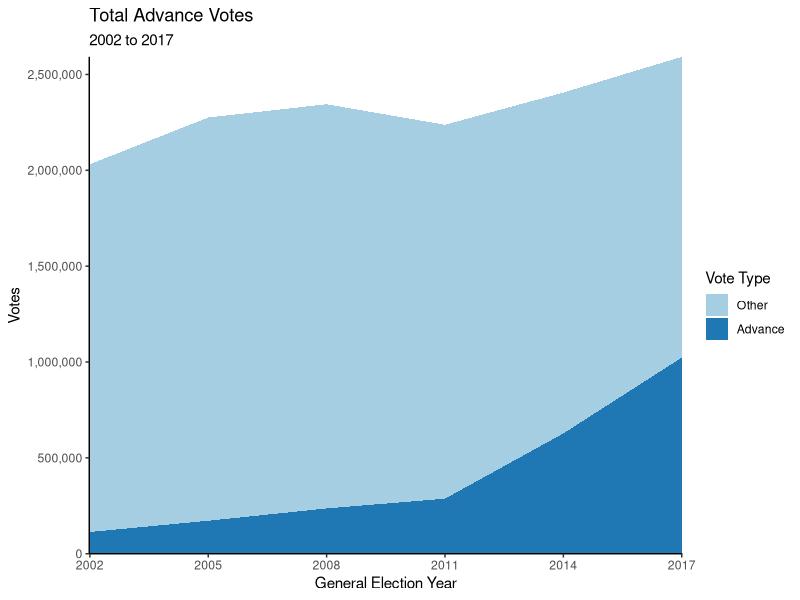
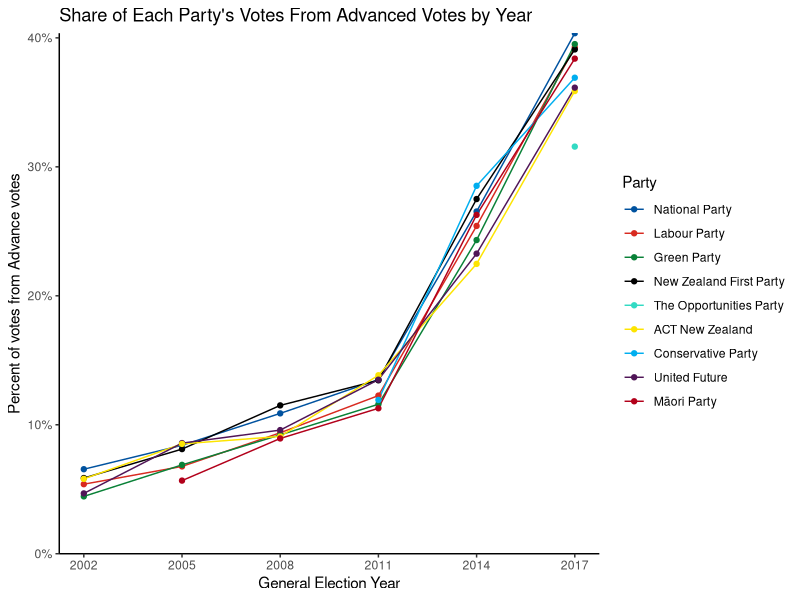
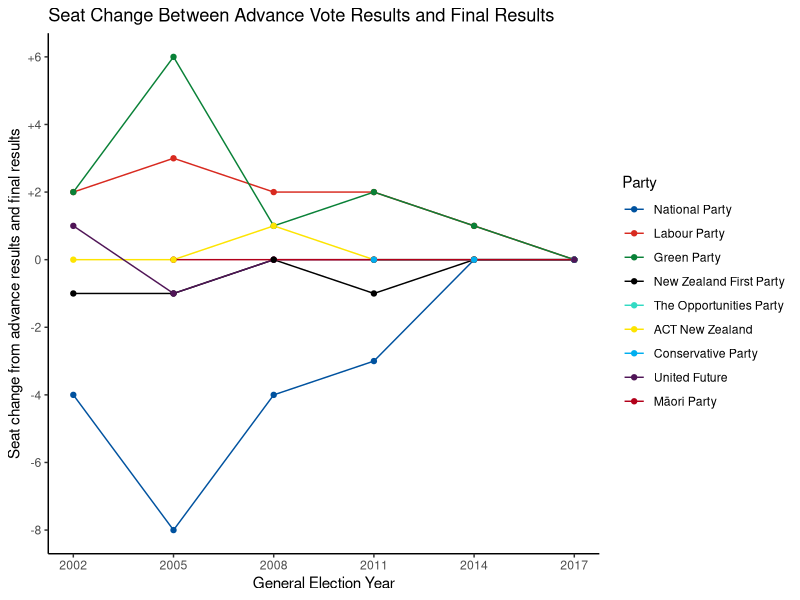
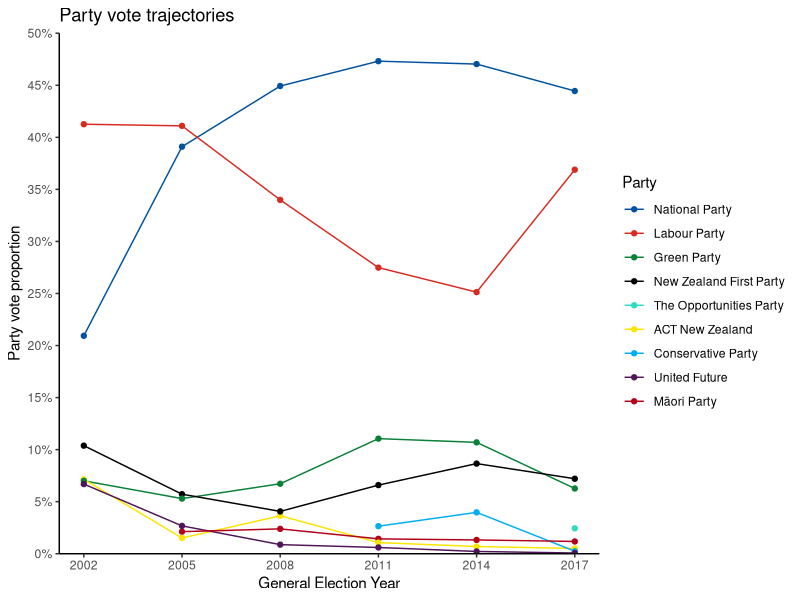
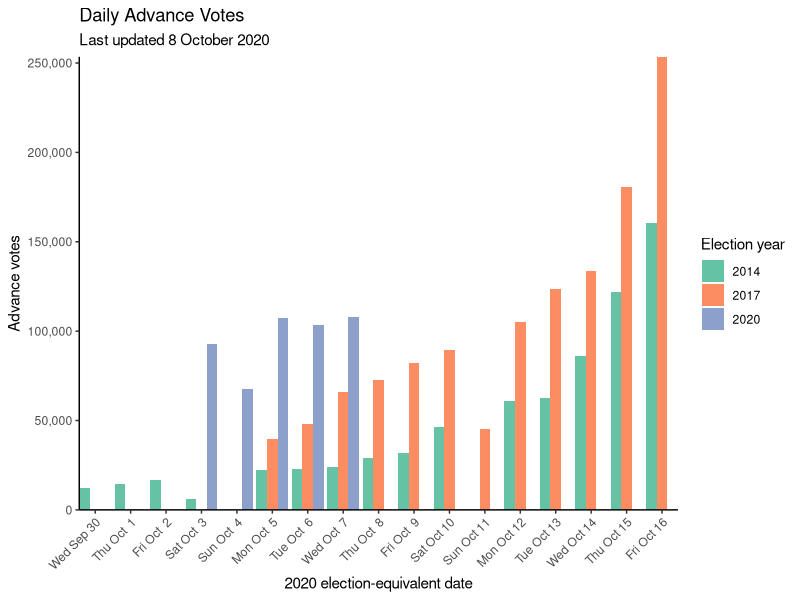

R code for these plots, in order:
library(dplyr)
library(tidyr)
library(ggplot2)
library(scales)
library(RColorBrewer)
theme_set(theme_classic())
partycolours <- c(
                  "National Party" = "#00529F",
                  "Labour Party" = "#D82A20",
                  "Green Party" = "#098137",
                  "New Zealand First Party" = "#000000",
                  "The Opportunities Party" = "#32DAC3",
                  "ACT New Zealand" = "#FDE401",
                  "Conservative Party" = "#00AEEF",
                  "United Future" = "#501557",
                  "Māori Party" = "#B2001A"
                  )
dat <- read.csv("AdvancedVotesNewZealand.csv", stringsAsFactors = FALSE) %>%
    mutate(Party = gsub(" $", "", Party),
           Party = gsub("Mâori", "Māori", Party),
           Party = gsub("^Conservative$", "Conservative Party", Party),
           Party = gsub("^United Future New Zealand$", "United Future", Party),
           Party = gsub(" Coalition$", "", Party),
           Party = gsub("MANA", "Mana", Party),
           Party = gsub(" \\(.*\\)$", "", Party)) %>%
    pivot_wider(id_cols = c(Year, Party),
                names_from = Type, values_from = c(Votes, Seats)) %>%
    mutate(Votes_Other = Votes_Total - Votes_Advance,
           Advance_Proportion = Votes_Advance / Votes_Total,
           Seat_Difference = Seats_Total - Seats_Advance)

e.years <- sort(unique(dat$Year))

elec <- dat %>% group_by(Year) %>%
    summarise(Total_Votes = sum(Votes_Total),
              Total_Advance = sum(Votes_Advance),
              Total_Other = sum(Votes_Other),
              Total_Seats = sum(Seats_Total),
              Advance_Seats = sum(Seats_Advance),
              Seat_Differences = sum(abs(Seat_Difference)),
              .groups = "drop") %>%
    mutate(Prop_Advance = Total_Advance / Total_Other)

partylev <- dat %>% left_join(elec, by = "Year") %>%
    mutate(PV_Prop_Total = Votes_Total / Total_Votes,
           PV_Prop_Advance = Votes_Advance / Total_Advance)

partyav <- partylev %>% group_by(Party) %>%
    summarise(Total_Mean_Prop = mean(PV_Prop_Total),
              Advance_Mean_Prop = mean(PV_Prop_Advance),
              .groups = "drop") %>% arrange(desc(Total_Mean_Prop))

partylev$Party = factor(partylev$Party, levels = partyav$Party)

typecomp <- partylev %>%
    select(Year:Party, Votes_Advance,
           Votes_Other, Seats_Advance,
           Seats_Total, PV_Prop_Advance,
           PV_Prop_Total) %>%
    pivot_longer(cols = Votes_Advance:PV_Prop_Total,
                 names_to = c("Quantity", "Type"),
                 names_pattern = "(.*)_([^_]*)$",
                 values_to = "value") %>%
    pivot_wider(names_from = "Quantity", values_from = "value")

vtypes <- elec %>% select(Year, Total_Advance, Total_Other) %>%
    pivot_longer(Total_Advance:Total_Other, names_to = "Type", names_prefix = "Total_",
                 values_to = "Votes") %>%
    mutate(Type = factor(Type, levels = c("Other", "Advance")))

advplot <- ggplot(vtypes, aes(x = Year, y = Votes, fill = Type)) + geom_area() +
    scale_y_continuous(labels = scales::comma, expand = c(0,0)) +
    scale_x_continuous("General Election Year",
                       breaks = e.years,
                       expand = c(0,0)) +
    scale_fill_brewer("Vote Type", palette = "Paired") +
    labs(title = "Total Advance Votes", subtitle = "2002 to 2017")
advplot

propplot <- ggplot(filter(partylev, Party %in% names(partycolours)),
       aes(x = Year, y = Advance_Proportion, colour = Party)) + geom_line() + geom_point() +
    scale_colour_manual(values = partycolours) +
    scale_y_continuous("Percent of votes from Advance votes",
                       labels = scales::percent, limits=c(0, NA), expand=c(0,0)) +
    scale_x_continuous("General Election Year",
                       breaks = e.years) +
    labs(title = "Share of Each Party's Votes From Advanced Votes by Year")
propplot


scplot <- ggplot(filter(partylev, Party %in% names(partycolours)),
       aes(x = Year, y = Seat_Difference, colour = Party)) +
    geom_line() + geom_point() + 
    scale_colour_manual(values = partycolours) +
    scale_x_continuous("General Election Year",
                       breaks = e.years) +
    scale_y_continuous("Seat change from advance results and final results", n.breaks = 8,
                       labels = function(x) { paste0(ifelse(x > 0, "+", ""), x) }) +
    labs(title = "Seat Change Between Advance Vote Results and Final Results")
scplot

pvplot <- ggplot(filter(partylev, Party %in% names(partycolours)),
       aes(x = Year, y = PV_Prop_Total, colour = Party)) +
    geom_line() + geom_point() +
    scale_colour_manual(values = partycolours) +
    scale_x_continuous("General Election Year",
                       breaks = e.years) +
    scale_y_continuous("Party vote proportion", n.breaks = 10,
                       expand=c(0,0), limits = c(0, 0.5), labels = scales::percent) +
    labs(title = "Party vote trajectories")
pvplot

daily <- read.csv("2020-advance-vote-data.csv", stringsAsFactors = FALSE) %>%
    filter(Date != "Totals") %>% mutate(Date = as.Date(Date)) %>%
    pivot_longer(cols = X2020.General.Election:X2014.General.Election, names_to = "Year", names_pattern = "^X([0-9]{4}).*$", values_to = "Votes") %>%
    mutate(Votes = ifelse(is.na(Votes), 0, Votes))

dailyplot <- ggplot(daily, aes(x = Date, y = Votes, fill = Year)) +
    geom_col(position="dodge") +
    scale_x_date("2020 election-equivalent date",
                 date_breaks = "1 day", date_labels = "%a %b %e",
                 expand = c(0,0)) +
    scale_fill_brewer("Election year", palette = "Set2") +
    scale_y_continuous("Advance votes", labels = scales::comma, expand = c(0,0)) +
    labs(title = "Daily Advance Votes", subtitle = "Last updated 8 October 2020") +
    theme(axis.text.x = element_text(angle = 45, vjust = 1, hjust = 1))
dailyplot
